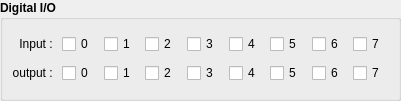
   <widget class="QGroupBox" name="digital_Input_groupBox">
    <property name="geometry">
     <rect>
      <x>320</x>
      <y>10</y>
      <width>401</width>
      <height>101</height>
     </rect>
    </property>
    <property name="font">
     <font>
      <bold>true</bold>
     </font>
    </property>
    <property name="title">
     <string>Digital I/O</string>
    </property>
    <layout class="QGridLayout" name="gridLayout_4">
     <property name="leftMargin">
      <number>9</number>
     </property>
     <property name="rightMargin">
      <number>9</number>
     </property>
     <item row="0" column="2">
      <widget class="QCheckBox" name="checkBox_input_1">
       <property name="font">
        <font>
         <bold>false</bold>
        </font>
       </property>
       <property name="layoutDirection">
        <enum>Qt::LayoutDirection::LeftToRight</enum>
       </property>
       <property name="text">
        <string>1</string>
       </property>
      </widget>
     </item>
     <item row="0" column="5">
      <widget class="QCheckBox" name="checkBox_input_4">
       <property name="font">
        <font>
         <bold>false</bold>
        </font>
       </property>
       <property name="layoutDirection">
        <enum>Qt::LayoutDirection::LeftToRight</enum>
       </property>
       <property name="text">
        <string>4</string>
       </property>
      </widget>
     </item>
     <item row="0" column="7">
      <widget class="QCheckBox" name="checkBox_input_6">
       <property name="font">
        <font>
         <bold>false</bold>
        </font>
       </property>
       <property name="layoutDirection">
        <enum>Qt::LayoutDirection::LeftToRight</enum>
       </property>
       <property name="text">
        <string>6</string>
       </property>
      </widget>
     </item>
     <item row="0" column="8">
      <widget class="QCheckBox" name="checkBox_input_7">
       <property name="font">
        <font>
         <bold>false</bold>
        </font>
       </property>
       <property name="layoutDirection">
        <enum>Qt::LayoutDirection::LeftToRight</enum>
       </property>
       <property name="text">
        <string>7</string>
       </property>
      </widget>
     </item>
     <item row="0" column="6">
      <widget class="QCheckBox" name="checkBox_input_5">
       <property name="font">
        <font>
         <bold>false</bold>
        </font>
       </property>
       <property name="layoutDirection">
        <enum>Qt::LayoutDirection::LeftToRight</enum>
       </property>
       <property name="text">
        <string>5</string>
       </property>
      </widget>
     </item>
     <item row="0" column="4">
      <widget class="QCheckBox" name="checkBox_input_3">
       <property name="font">
        <font>
         <bold>false</bold>
        </font>
       </property>
       <property name="layoutDirection">
        <enum>Qt::LayoutDirection::LeftToRight</enum>
       </property>
       <property name="text">
        <string>3</string>
       </property>
      </widget>
     </item>
     <item row="0" column="3">
      <widget class="QCheckBox" name="checkBox_input_2">
       <property name="font">
        <font>
         <bold>false</bold>
        </font>
       </property>
       <property name="layoutDirection">
        <enum>Qt::LayoutDirection::LeftToRight</enum>
       </property>
       <property name="text">
        <string>2</string>
       </property>
      </widget>
     </item>
     <item row="1" column="1">
      <widget class="QCheckBox" name="checkBox_output_0">
       <property name="font">
        <font>
         <bold>false</bold>
        </font>
       </property>
       <property name="layoutDirection">
        <enum>Qt::LayoutDirection::LeftToRight</enum>
       </property>
       <property name="text">
        <string>0</string>
       </property>
      </widget>
     </item>
     <item row="1" column="8">
      <widget class="QCheckBox" name="checkBox_output_7">
       <property name="font">
        <font>
         <bold>false</bold>
        </font>
       </property>
       <property name="layoutDirection">
        <enum>Qt::LayoutDirection::LeftToRight</enum>
       </property>
       <property name="text">
        <string>7</string>
       </property>
      </widget>
     </item>
     <item row="0" column="1">
      <widget class="QCheckBox" name="checkBox_input_0">
       <property name="font">
        <font>
         <bold>false</bold>
        </font>
       </property>
       <property name="layoutDirection">
        <enum>Qt::LayoutDirection::LeftToRight</enum>
       </property>
       <property name="text">
        <string>0</string>
       </property>
      </widget>
     </item>
     <item row="1" column="2">
      <widget class="QCheckBox" name="checkBox_output_1">
       <property name="font">
        <font>
         <bold>false</bold>
        </font>
       </property>
       <property name="layoutDirection">
        <enum>Qt::LayoutDirection::LeftToRight</enum>
       </property>
       <property name="text">
        <string>1</string>
       </property>
      </widget>
     </item>
     <item row="1" column="7">
      <widget class="QCheckBox" name="checkBox_output_6">
       <property name="font">
        <font>
         <bold>false</bold>
        </font>
       </property>
       <property name="layoutDirection">
        <enum>Qt::LayoutDirection::LeftToRight</enum>
       </property>
       <property name="text">
        <string>6</string>
       </property>
      </widget>
     </item>
     <item row="1" column="4">
      <widget class="QCheckBox" name="checkBox_output_3">
       <property name="font">
        <font>
         <bold>false</bold>
        </font>
       </property>
       <property name="layoutDirection">
        <enum>Qt::LayoutDirection::LeftToRight</enum>
       </property>
       <property name="text">
        <string>3</string>
       </property>
      </widget>
     </item>
     <item row="1" column="5">
      <widget class="QCheckBox" name="checkBox_output_4">
       <property name="font">
        <font>
         <bold>false</bold>
        </font>
       </property>
       <property name="layoutDirection">
        <enum>Qt::LayoutDirection::LeftToRight</enum>
       </property>
       <property name="text">
        <string>4</string>
       </property>
      </widget>
     </item>
     <item row="1" column="6">
      <widget class="QCheckBox" name="checkBox_output_5">
       <property name="font">
        <font>
         <bold>false</bold>
        </font>
       </property>
       <property name="layoutDirection">
        <enum>Qt::LayoutDirection::LeftToRight</enum>
       </property>
       <property name="text">
        <string>5</string>
       </property>
      </widget>
     </item>
     <item row="1" column="3">
      <widget class="QCheckBox" name="checkBox_output_2">
       <property name="font">
        <font>
         <bold>false</bold>
        </font>
       </property>
       <property name="layoutDirection">
        <enum>Qt::LayoutDirection::LeftToRight</enum>
       </property>
       <property name="text">
        <string>2</string>
       </property>
      </widget>
     </item>
     <item row="0" column="0">
      <widget class="QLabel" name="label_3">
       <property name="font">
        <font>
         <bold>false</bold>
        </font>
       </property>
       <property name="text">
        <string>Input : </string>
       </property>
       <property name="alignment">
        <set>Qt::AlignmentFlag::AlignRight|Qt::AlignmentFlag::AlignTrailing|Qt::AlignmentFlag::AlignVCenter</set>
       </property>
      </widget>
     </item>
     <item row="1" column="0">
      <widget class="QLabel" name="label_4">
       <property name="font">
        <font>
         <bold>false</bold>
        </font>
       </property>
       <property name="text">
        <string>output : </string>
       </property>
       <property name="alignment">
        <set>Qt::AlignmentFlag::AlignRight|Qt::AlignmentFlag::AlignTrailing|Qt::AlignmentFlag::AlignVCenter</set>
       </property>
      </widget>
     </item>
    </layout>
   </widget>
